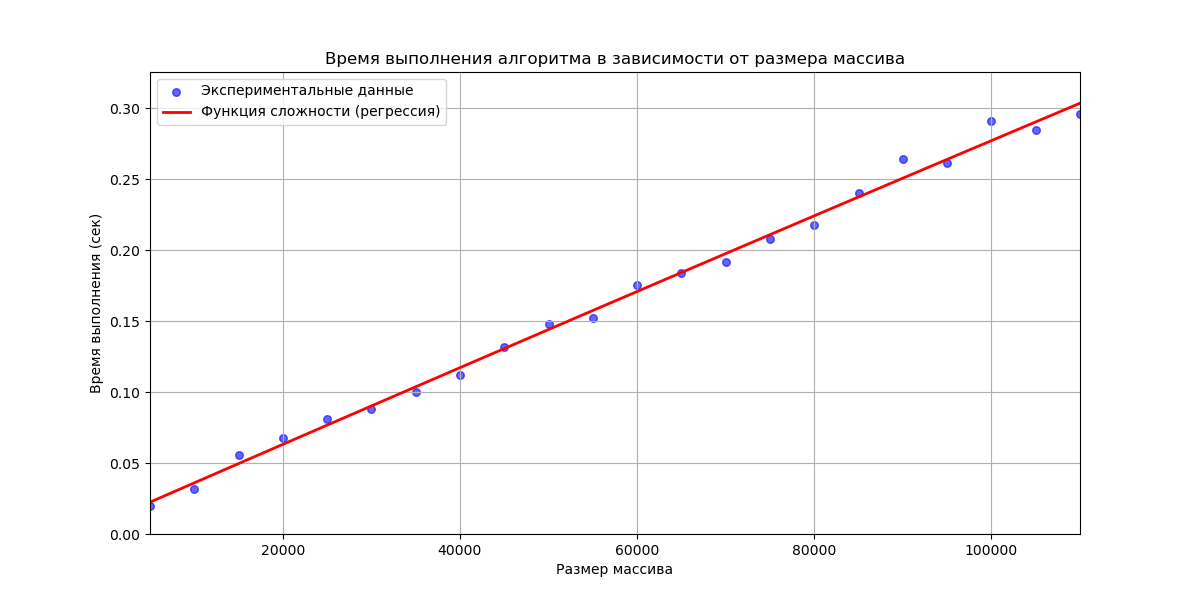

Write Python code to recreate this figure.
import numpy as np
import matplotlib.pyplot as plt
from sklearn.preprocessing import PolynomialFeatures
from sklearn.linear_model import LinearRegression
import time

def quick_sort(arr):
    if len(arr) <= 1:
        return arr 
    pivot = arr[len(arr) // 2] 
    left = []
    middle = []
    right = []
    for x in arr:
        if x < pivot:
            left.append(x)
        elif x == pivot:
            middle.append(x)
        else:
            right.append(x)
    return quick_sort(left) + middle + quick_sort(right) 

np.random.seed(42)

sizes = np.arange(5000, 110001, 5000)
times = []

for size in sizes:
    arr = np.random.randint(0, 10000, size)
    start_time = time.time()
    quick_sort(arr)
    end_time = time.time()
    times.append(end_time - start_time)
    print(size, end_time - start_time)

y = np.array(times)

poly = PolynomialFeatures(degree=2)
N_b_poly = poly.fit_transform(sizes.reshape(-1, 1))

model = LinearRegression()
model.fit(N_b_poly, y)

y_predict = model.predict(N_b_poly)

plt.figure(figsize=(12, 6))
plt.scatter(sizes, y, label='Экспериментальные данные', color='blue', alpha=0.6, s=30)
plt.plot(sizes, y_predict, label='Функция сложности (регрессия)', color='red', linewidth=2)
plt.title('Время выполнения алгоритма в зависимости от размера массива')
plt.xlabel('Размер массива')
plt.ylabel('Время выполнения (сек)')
plt.xlim(5000, 110000)
plt.ylim(0, max(y) + max(y) * 0.1)
plt.axhline(0, color='black', linewidth=0.5, ls='--')
plt.axvline(0, color='black', linewidth=0.5, ls='--')
plt.grid()
plt.legend()
plt.show()
